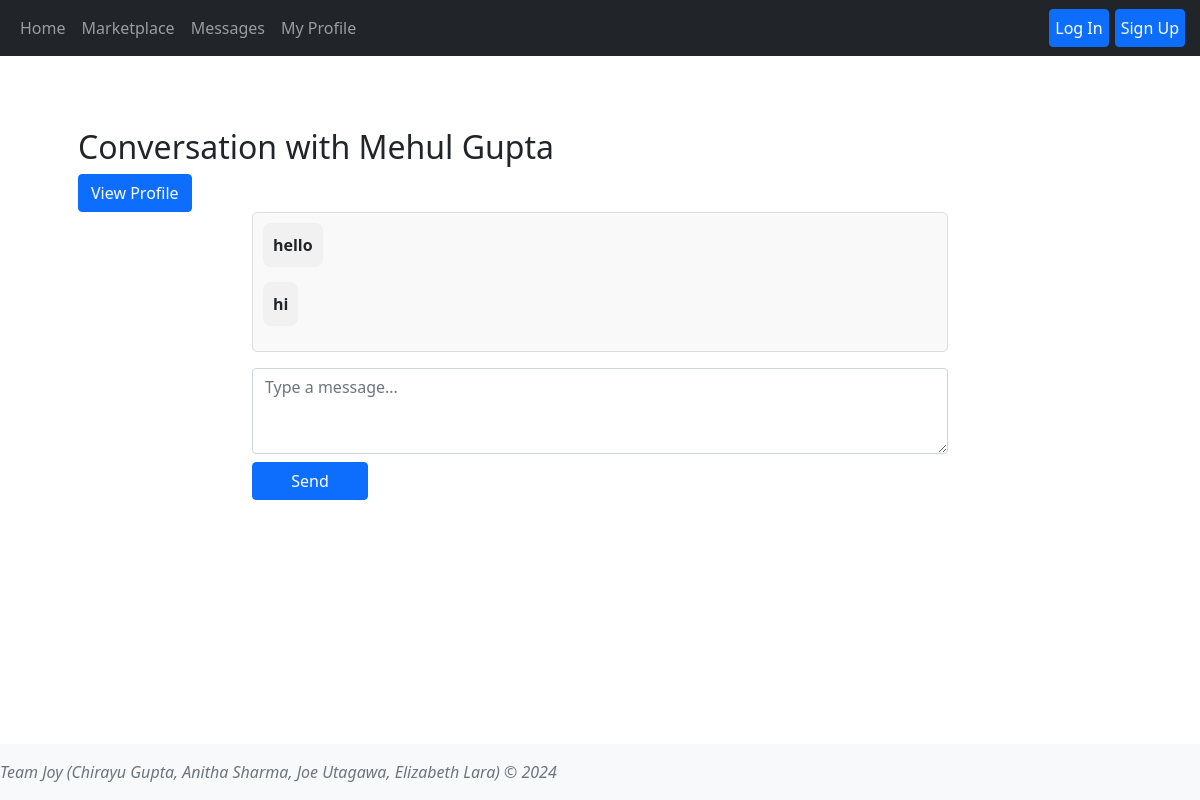
The page /messages/1 on the database its author committed.
### tables this page shows
CREATE TABLE Users (user_id INTEGER PRIMARY KEY AUTOINCREMENT,username TEXT NOT NULL, name TEXT NOT NULL,email TEXT NOT NULL UNIQUE,password TEXT NOT NULL,profile_image TEXT,location TEXT);

CREATE TABLE messages (
            message_id INTEGER PRIMARY KEY AUTOINCREMENT,
            conversation_id INTEGER NOT NULL,
            sender_id INTEGER NOT NULL,
            receiver_id INTEGER NOT NULL,
            content TEXT NOT NULL,
            timestamp TEXT NOT NULL,
            FOREIGN KEY (conversation_id) REFERENCES conversations(conversation_id),
            FOREIGN KEY (sender_id) REFERENCES users(user_id),
            FOREIGN KEY (receiver_id) REFERENCES users(user_id)
        );

### app.py (the view)
@app.route('/messages/<int:conversation_id>', methods=['GET', 'POST'])
def conversation(conversation_id=None):
    user_id = session.get('user_id')
    user = User.getUserByID(user_id)
    convo = Conversation.get_all_conversation_messages(conversation_id)
    if convo[0]['receiver_id'] == user_id:
        receiver = User.getName(convo[0]['sender_id'])
    else:
        receiver = User.getName(convo[0]['receiver_id'])
    recipient = User.getUserByName(receiver)
    print(receiver, recipient)
    return render_template('conversation.html', user_id = user_id, user=user,conversation_id=conversation_id, convo=convo, receiver=receiver, recipient=recipient)

### messages.py (called while the page is built)
    @classmethod
    def get_all_conversation_messages(cls, conversation_id):
        with sqlite3.connect('database.db') as conn:
            cursor = conn.cursor()
            cursor.execute('''SELECT message_id, sender_id, receiver_id, content, timestamp, conversation_id
                              FROM messages WHERE conversation_id=? ORDER BY timestamp''',
                           (conversation_id,))
            messages = cursor.fetchall()
            message_dict = [{"message_id": msg[0],
                    "sender_id": msg[1],
                    "receiver_id": msg[2],
                    "content": msg[3],
                    "timestamp": msg[4],
                    'conversation_id':msg[5]}for msg in messages]
            return message_dict

### users.py (called while the page is built)
    @classmethod
    def getAllUsers(cls):
        conn = sqlite3.connect('database.db')
        cursorObj = conn.cursor()
        cursorObj.execute('SELECT user_id, username, name, email, password, profile_image, location FROM users;')
        allRows = cursorObj.fetchall()
        ListOfDictionaries = []
        for row in allRows:
            m = {"user_id": row[0], 'username':row[1],"name":row[2], 'email': row[3], 'password':row[4], 'profile_image':row[5], 'location':row[6]}
            ListOfDictionaries.append(m)
        if conn:
            conn.close()
        return ListOfDictionaries

    def getUserByID(user_id):
        users = User.getAllUsers()
        for user in users:
            if user['user_id'] == user_id:
                return user

    def getUserByName(name):
        users = User.getAllUsers()
        for user in users:
            if user['name'] == name:
                return user

    @classmethod
    def getName(cls, user_id):
        users = User.getAllUsers()
        for user in users:
            if user['user_id'] == user_id:
                return user['name']

### templates/conversation.html (shortened to what this page needs)
{% extends 'base.html' %}
{% block content %}
<main class="container p-5">
    <h2>Conversation with {{ receiver }}</h2>
    <a href="{{url_for('view_profile', viewing_id=recipient.user_id)}}"> <button class="btn btn-primary">View Profile</button></a>
    <div class="col-8 mx-auto message-list">
        {% for message in convo %}
        <div class=" message {% if message['sender_id'] == session['user_id'] %}sent{% else %}received{% endif %}">
            <strong>{{ message['content'] }}</strong>
        </div>
        {% endfor %}
    </div>
    <form action="{{ url_for('send_message', conversation_id=conversation_id) }}" method="POST" class="mt-3">
        <div class="col-8 mx-auto form-group">
            <textarea name="content" class="form-control" rows="3" placeholder="Type a message..." required></textarea>
            <button type="submit" class="col-2 mx-auto btn btn-primary mt-2">Send</button>
        </div>
    </form>
</main>
{% endblock %}

### static/css/styles.css (style rules this page uses)
body { padding-bottom: 100px; padding-top: 30px; }
.message-list { max-height: 400px; overflow-y: scroll; padding: 10px; border: 1px solid #ddd; border-radius: 5px; background-color: #f9f9f9; }
.message { margin-bottom: 15px; padding: 10px; border-radius: 8px; width: fit-content; }
.message.received { background-color: #f1f1f1; }
.container { margin-top:50px !important; }

### rows shown on the page
Users: name "Mehul Gupta"
messages: content "hello"
messages: content "hi"
